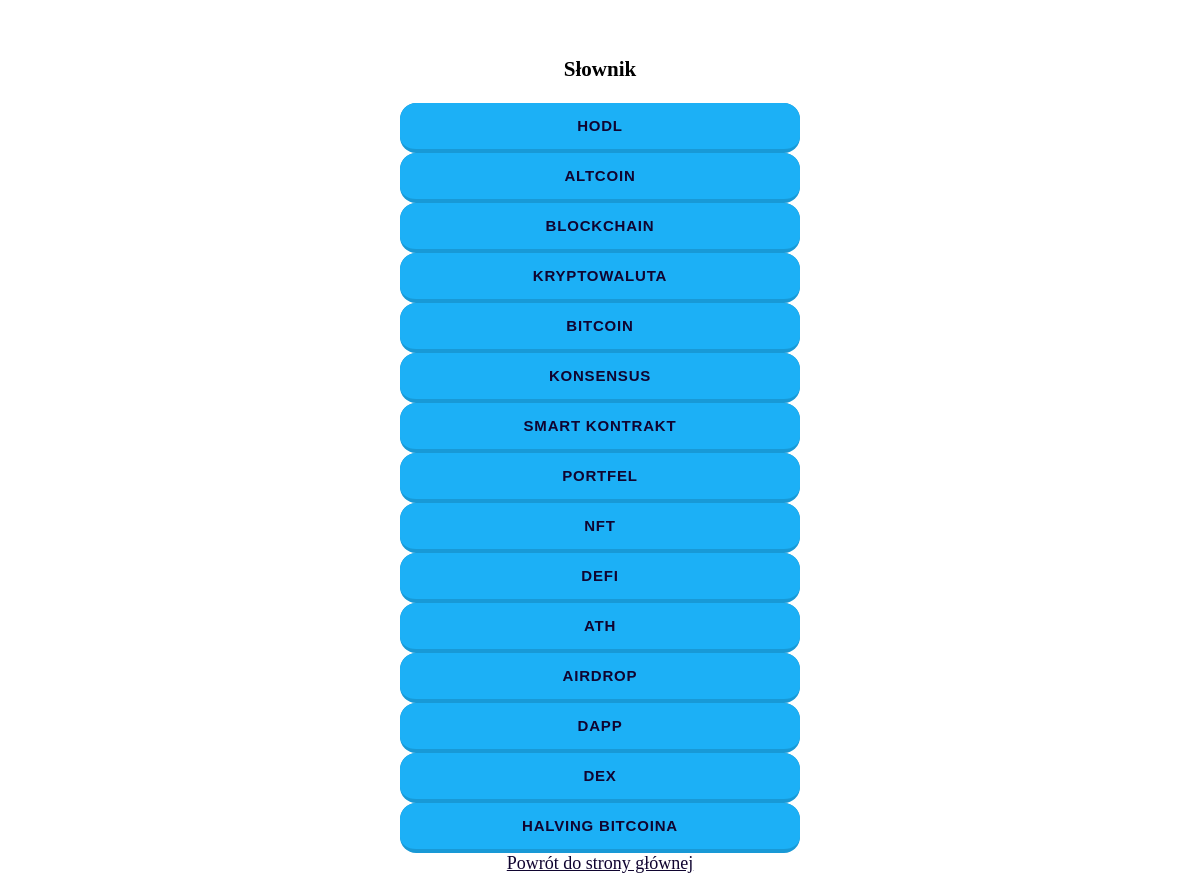
The page /cryptoapp/dict on the database its author committed.
### cryptoapp/models.py (models this page shows, shortened)
class Dict(models.Model):
    name = models.CharField(max_length=50,verbose_name="Nazwa")
    description = models.TextField(verbose_name="Opis")

### cryptoapp/views.py (the view)
# urls.py: path('dict', views.dicts, name='dict'),
def dicts(request):
    all_dicts = Dict.objects.all()
    return render(request, 'cryptoapp/dict/index.html',
                {'action': 'Słownik', 'all_dicts': all_dicts})

### cryptoapp/templates/cryptoapp/dict/index.html (shortened to what this page needs)
{% extends 'cryptoapp/base.html' %}
{% block content %}
    <h3>{{ action }}</h3>
    {% if all_dicts %}
                {% for dict in all_dicts %}
                    <tr>
                        <td> <a href="{% url 'dicts_szczegoly' dict.id %}" class="button-19">{{ dict.name }}</a></td>
                    </tr>
                {% endfor %}
                <div class="backtomain">
                    <a href="{% url 'main' %}"> Powrót do strony głównej </a>
                </div>
    {% else %}
        <p>Nie dodano żadnego słownika</p>
    {% endif %}
{% endblock content %}

### cryptoapp/static/css/style.css (style rules this page uses)
html { background-image: url(https://img.freepik.com/darmowe-zdjecie/3d-ilustracyjny-cyfrowy-blokowy-lancuchowy-kod-niska-wielokatna-siatka-trojkatow-swiecacych-w-sieci-niebieskich-kropek_92790-116.jpg?w=996); background-size: cover; background-color:rgba(255, 89, 0, 0.945)(114, 40, 40); font-family: 'Arial', Sans-serif; font-size: 18px; }
body { background-color: rgba(255, 255, 255, 0.866); font-family: 'Times New Roman', Times, serif; font-size: 18px; color: rgb(0, 0, 0); width: 800px; text-align: center; padding: 15px 15px 15px 15px; margin: auto auto; }
a:link { color:rgb(16, 4, 48) }
.button-19 { appearance: button; background-color: #1899D6; border: solid transparent; border-radius: 16px; border-width: 0 0 4px; box-sizing: border-box; color: #FFFFFF; cursor: pointer; display: inline-block; font-family: din-round,sans-serif; font-size: 15px; font-weight: 700; letter-spacing: .8px; line-height: 20px; margin: 0; outline: none; overflow: visible; padding: 13px 16px; text-align: center; text-transform: uppercase; touch-action: manipulation; transform: translateZ(0); transition: filter .2s; user-select: none; -webkit-user-select: none; vertical-align: middle; white-space: nowrap; width: 50%; text-decoration: none; }
.button-19:after { background-clip: padding-box; background-color: #1CB0F6; border: solid transparent; border-radius: 16px; border-width: 0 0 4px; bottom: -4px; content: ""; left: 0; position: absolute; right: 0; top: 0; z-index: -1; }

### rows shown on the page
Dict: name "HODL"
Dict: name "ALTCOIN"
Dict: name "BLOCKCHAIN"
Dict: name "KRYPTOWALUTA"
Dict: name "BITCOIN"
Dict: name "KONSENSUS"
Dict: name "SMART KONTRAKT"
Dict: name "PORTFEL"
Dict: name "NFT"
Dict: name "DEFI"
Dict: name "ATH"
Dict: name "AIRDROP"
Dict: name "DAPP"
Dict: name "DEX"
Dict: name "HALVING BITCOINA"

### other values the page prints
{{ action }} "Słownik"
